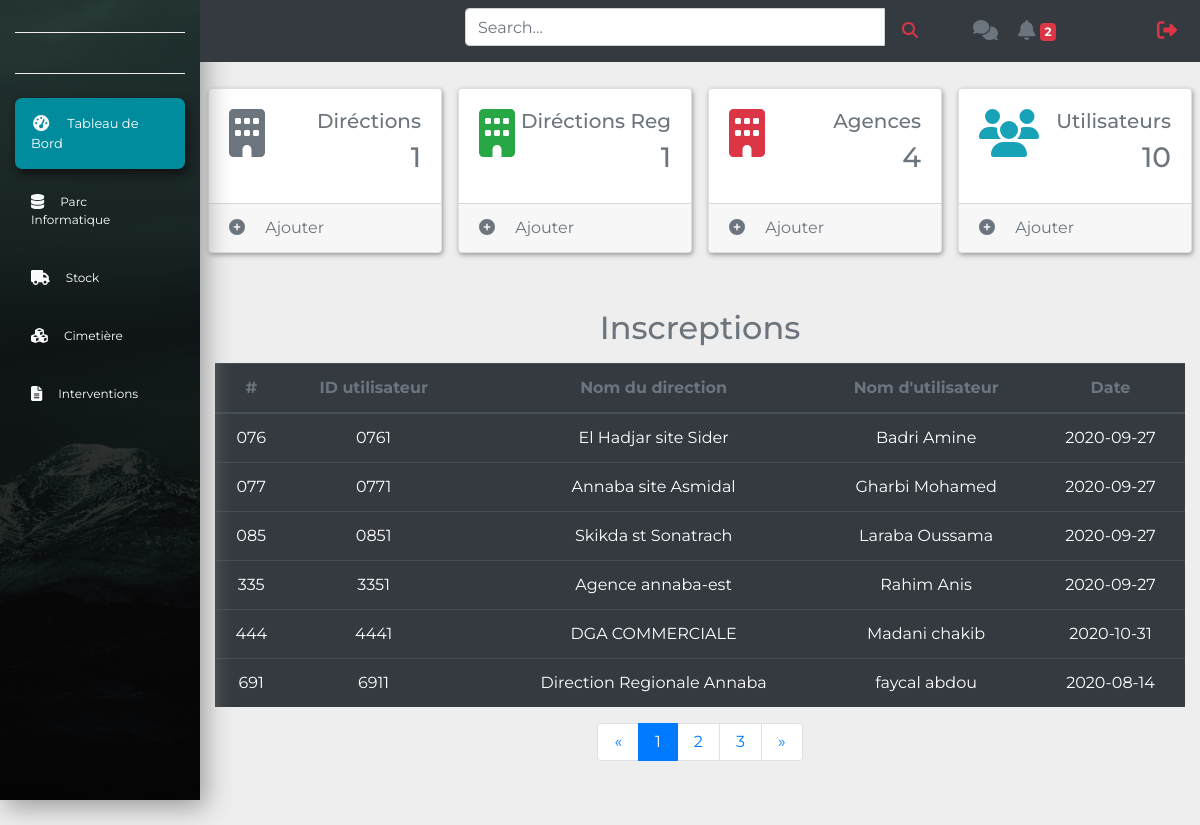
The page /TS/indexTS.php on the database its author committed.
### tables this page shows
CREATE TABLE IF NOT EXISTS `user` (
  `U_id` varchar(11) NOT NULL,
  `id` varchar(24) NOT NULL,
  `DR_id` varchar(24) NOT NULL,
  `Uname` text NOT NULL,
  `Dname` text NOT NULL,
  `type` text NOT NULL,
  `U_code` text NOT NULL,
  `date` date NOT NULL,
  PRIMARY KEY (`U_id`),
  KEY `id` (`id`)
);

### TS/indexTS.php (the view, shortened to what this page needs)
<?php
include('security.php');
include('includes/header.php');
include('includes/navbar.php');
?>
    <section>
      <div class="container-fluid">
        <div class="row">
          <div class="col-xl-10 col-lg-9 col-md-8 ml-auto">
            <div class="row pt-md-5 mt-md-3 mb-5">
              <div class="col-xl-3 col-sm-6 p-2">
                <div class="card card-common">
                  <div class="card-body">
                    <div class="d-flex justify-content-between">
                      <i class="fas fa-building fa-3x text-secondary"></i>
                      <div class="text-right text-secondary">
                        <h5>Diréctions</h5>
                        <?php
                          $query = "SELECT D_id FROM directions  ORDER BY D_id";
                          $query_run = mysqli_query($connection, $query);
                          $row = mysqli_num_rows($query_run);
                          echo '<h3 class="counter">'.$row.'</h3>';
                        ?>
                      </div>
                    </div>
                  </div>
                  <div class="card-footer text-secondary">
                    <a href="#" style="text-decoration: none;"><i class="fa fa-plus-circle mr-3 text-secondary"></i></a>
                    <span>Ajouter </span>
                  </div>
                </div>
              </div>
              <div class="col-xl-3 col-sm-6 p-2">
                <div class="card card-common">
                  <div class="card-body">
                    <div class="d-flex justify-content-between">
                      <i class="fas fa-building fa-3x text-success"></i>
                      <div class="text-right text-secondary">
                        <h5>Diréctions Reg</h5>
                        <?php
                          $query = "SELECT DR_id FROM direction_r  ORDER BY DR_id";
                          $query_run = mysqli_query($connection, $query);
                          $row = mysqli_num_rows($query_run);
                          echo '<h3 class="counter">'.$row.'</h3>';
                        ?>
                      </div>
                    </div>
                  </div>
                  <div class="card-footer text-secondary">
                    <a href="#" style="text-decoration: none;"><i class="fa fa-plus-circle mr-3 text-secondary"></i></a>
                    <span>Ajouter </span>
                  </div>
                </div>
              </div>
              <div class="col-xl-3 col-sm-6 p-2">
                <div class="card card-common">
                  <div class="card-body">
                    <div class="d-flex justify-content-between">
                      <i class="fas fa-building fa-3x text-danger"></i>
                      <div class="text-right text-secondary">
                        <h5>Agences</h5>
                        <?php
                          $query = "SELECT A_id FROM agences  ORDER BY A_id";
                          $query_run = mysqli_query($connection, $query);
                          $row = mysqli_num_rows($query_run);
                          echo '<h3 class="counter">'.$row.'</h3>';
                        ?>
                      </div>
                    </div>
                  </div>
                  <div class="card-footer text-secondary">
                    <a href="#" style="text-decoration: none;"><i class="fa fa-plus-circle mr-3 text-secondary"></i></a>
                    <span>Ajouter </span>
                  </div>
                </div>
              </div>
              <div class="col-xl-3 col-sm-6 p-2">
                <div class="card card-common">
                  <div class="card-body">
                    <div class="d-flex justify-content-between">
                      <i class="fas fa-users fa-3x text-info"></i>
                      <div class="text-right text-secondary">
                        <h5>Utilisateurs</h5>
                        <?php
                          $query = "SELECT U_id FROM user  ORDER BY U_id";
                          $query_run = mysqli_query($connection, $query);
                          $row = mysqli_num_rows($query_run);
                          echo '<h3 class="counter">'.$row.'</h3>';
                        ?>
                      </div>
                    </div>
                  </div>
                  <div class="card-footer text-secondary">
                  <a href="#" style="text-decoration: none;"><i class="fa fa-plus-circle mr-3 text-secondary"></i></a>
                    <span>Ajouter </span>
                  </div>
                </div>
              </div>
            </div>
          </div>
        </div>
      </div>
    </section>
     <?php
      $query = "SELECT U_id,id,Dname,Uname,date,type,U_code FROM user WHERE type!='DR' AND type!='CDD' AND type!='TS' ORDER BY id  ";
      $query_run = mysqli_query($connection, $query);
     ?>
    <section>
      <div class="container-fluid">
        <div class="row mb-5">
          <div class="col-xl-10 col-lg-9 col-md-8 ml-auto">
            <div class="row align-items-center">
              <div class="col-xl-12 col-12 mb-4 mb-xl-0">
                <h2 class="text-muted text-center mb-3">Inscreptions</h2>
                <table class="table table-dark table-hover  text-center" id="employee_table">
                  <thead>
                    <tr class="text-muted">
                      <th>#</th>
                      <th>ID utilisateur <th>
                      <th>Nom du direction</th>
                      <th>Nom d'utilisateur</th>
                      <th>Date</th>
                    </tr>
                  </thead>
                  <tbody>
                  <?php
                     if(mysqli_num_rows($query_run) > 0)
                      {
                        while($row = mysqli_fetch_assoc($query_run))
                         {
                  ?>
                    <tr>
                      <td><?php echo $row['id']; ?></td>
                      <td><?php echo $row['U_id']; ?></td>
                      <td></td>
                      <td><?php echo $row['Dname']; ?></td>
                      <td><?php echo $row['Uname']; ?></td>
                      <td><?php echo $row['date']; ?></td>
                    </tr>
                  <?php
                         }
                      }
                      else{
                      echo '<div class="alert alert-danger col" role="alert"> Aucune information trouvé </div>';
                      }
                  ?>
                  </tbody>
                </table>
                <nav>
                  <ul class="pagination justify-content-center">
                    <li class="page-item">
                      <a href="#" class="page-link py-2 px-3">
                        <span>&laquo;</span>
                      </a>
                    </li>
                    <li class="page-item active">
                      <a href="#" class="page-link py-2 px-3">
                        1
                      </a>
                    </li>
                    <li class="page-item">
                      <a href="#" class="page-link py-2 px-3">
                        2
                      </a>
                    </li>
                    <li class="page-item">
                      <a href="#" class="page-link py-2 px-3">
                        3
                      </a>
                    </li>
                    <li class="page-item">
                      <a href="#" class="page-link py-2 px-3">
                        <span>&raquo;</span>
                      </a>
                    </li>
                  </ul>
                </nav>
              </div>
            </div>
          </div>
        </div>
      </div>
    </section>
<?php
include('includes/footer.php');
?>

### css/style.css (style rules this page uses)
body { font-family: 'Montserrat', sans-serif; background-color: #eee; }
.card-common { box-shadow: 1px 2px 5px #999; transition: all .4s; }
.card-body { color: #487eb0; }
a { text-decoration: none; color: white; }

### rows shown on the page
user: id "076", U_id "0761", Dname "El Hadjar site Sider", Uname "Badri Amine", date "2020-09-27"
user: id "077", U_id "0771", Dname "Annaba site Asmidal", Uname "Gharbi Mohamed", date "2020-09-27"
user: id "085", U_id "0851", Dname "Skikda st Sonatrach", Uname "Laraba Oussama", date "2020-09-27"
user: id "335", U_id "3351", Dname "Agence annaba-est", Uname "Rahim Anis", date "2020-09-27"
user: id "444", U_id "4441", Dname "DGA COMMERCIALE", Uname "Madani chakib", date "2020-10-31"
user: id "691", U_id "6911", Dname "Direction Regionale Annaba", Uname "faycal abdou", date "2020-08-14"

### other values the page prints
$row "2"
$row "1"
$row "4"
$row "10"
